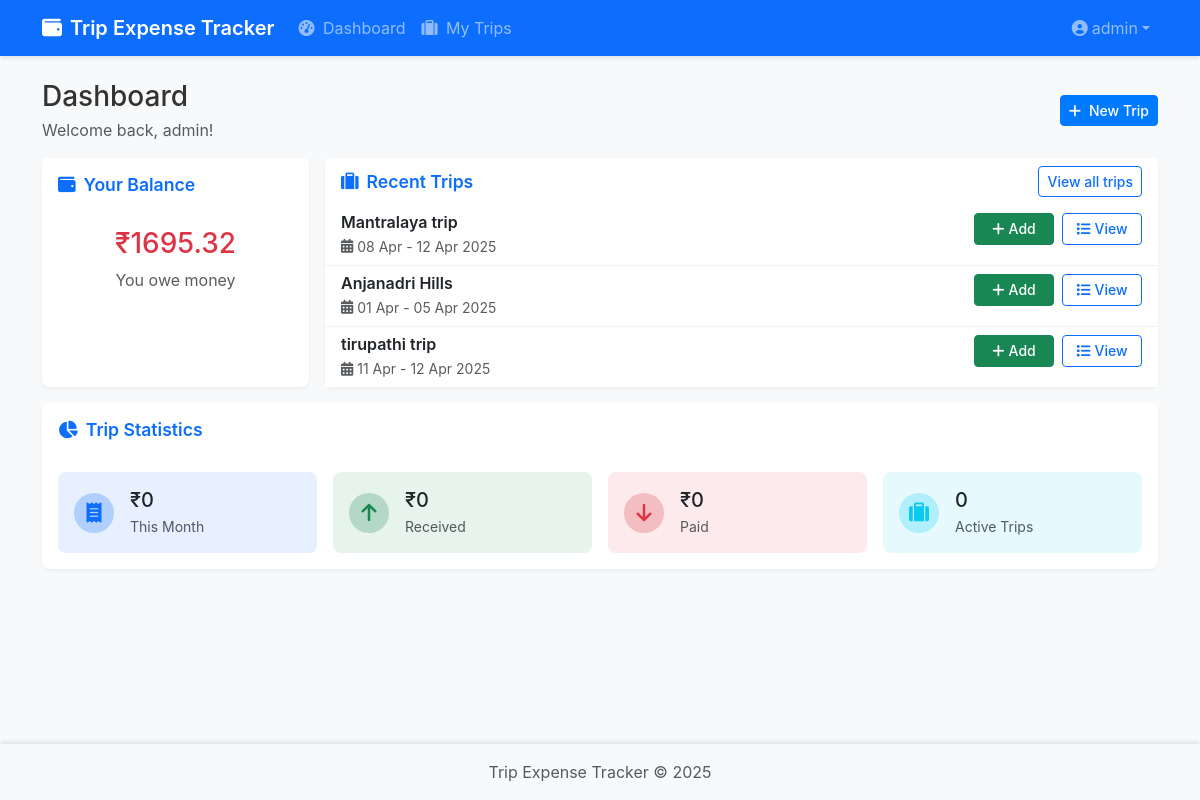
The app's page / (signed in) with its own data.
### expense_tracker/backend/models/user.py (models this page shows, shortened)
class User(UserMixin, db.Model):
    id = db.Column(db.Integer, primary_key=True)
    email = db.Column(db.String(120), unique=True, nullable=False, index=True)
    name = db.Column(db.String(100), nullable=False)
    password_hash = db.Column(db.String(128))
    profile_photo = db.Column(db.String(255), nullable=True)  # Path to profile photo
    bio = db.Column(db.Text, nullable=True)  # Short bio or description
    created_at = db.Column(db.DateTime, default=datetime.utcnow)
    last_seen = db.Column(db.DateTime, default=datetime.utcnow)
    is_admin = db.Column(db.Boolean, default=False)
    trips_created = db.relationship('Trip', backref='admin', lazy='dynamic', foreign_keys='Trip.admin_id')
    def get_trips(self):
        from expense_tracker.backend.models.trip import Trip
        admin_trips = Trip.query.filter_by(admin_id=self.id).all()
        participant_trips = Trip.query.filter(Trip.participants.contains(str(self.id))).all()
        all_trips = list(set(admin_trips + participant_trips))
        return all_trips
    def get_total_balance(self):
        trips = self.get_trips()
        total_balance = 0
        for trip in trips:
            total_balance += trip.calculate_user_balance(self.id)
        return total_balance

### expense_tracker/backend/models/trip.py (models this page shows, shortened)
class Trip(db.Model):
    id = db.Column(db.Integer, primary_key=True)
    name = db.Column(db.String(100), nullable=False)
    description = db.Column(db.Text, nullable=True)
    start_date = db.Column(db.DateTime, nullable=False)
    end_date = db.Column(db.DateTime, nullable=False)
    created_at = db.Column(db.DateTime, default=datetime.utcnow)
    updated_at = db.Column(db.DateTime, default=datetime.utcnow, onupdate=datetime.utcnow)
    admin_id = db.Column(db.Integer, db.ForeignKey('user.id'), nullable=False)
    participants = db.Column(db.Text, nullable=False, default=json.dumps([]))
    unregistered_participants = db.Column(db.Text, nullable=False, default=json.dumps([]))
    advances_json = db.Column(db.Text, default=json.dumps({}))
    general_payments_json = db.Column(db.Text, default=json.dumps([]))
    expenses = db.relationship('Expense', backref='trip', lazy='dynamic', cascade='all, delete-orphan')
    def calculate_user_balance(self, user_id):
        from expense_tracker.backend.models.expense import Expense
        if isinstance(user_id, str) and user_id.startswith('unregistered_'):
            return self.calculate_unregistered_balance(user_id)
        total_paid = sum(expense.amount for expense in
                         Expense.query.filter_by(trip_id=self.id, payer_id=str(user_id)))
        total_paid += self.get_participant_general_payments(user_id)
        advances = self.get_advances()
        advance_amount = advances.get(str(user_id), 0)
        total_paid += advance_amount
        total_share = 0
        for expense in self.expenses:
            shares = expense.get_shares()
            if str(user_id) in shares:
                total_share += shares[str(user_id)]
        return total_paid - total_share
    def get_advances(self):
        if not self.advances_json:
            return {}
        return json.loads(self.advances_json)
    def get_general_payments(self):
        if not self.general_payments_json:
            return []
        return json.loads(self.general_payments_json)
    def get_participant_general_payments(self, participant_id):
        payments = self.get_general_payments()
        total = sum(payment['amount'] for payment in payments
                   if payment['participant_id'] == str(participant_id))
        return total

### expense_tracker/backend/routes/main.py (the view)
@bp.route('/')
def index():
    if current_user.is_authenticated:
        trips = current_user.get_trips()
        recent_trips = sorted(trips, key=lambda t: t.updated_at, reverse=True)[:5]
        total_balance = current_user.get_total_balance()
        return render_template('main/dashboard.html',
                              recent_trips=recent_trips,
                              total_balance=total_balance)
    else:
        return render_template('main/index.html')

### expense_tracker/backend/models/expense.py (called while the page is built)
    def get_shares(self):
        return json.loads(self.shares)

### expense_tracker/backend/templates/main/dashboard.html (shortened to what this page needs)
{% extends "base.html" %}
{% block content %}
<div class="row mb-3">
    <div class="col-12 d-flex justify-content-between align-items-center">
        <div>
            <h1 class="h3 mb-1">Dashboard</h1>
            <p class="text-muted mb-0">Welcome back, {{ current_user.name }}!</p>
    </div>
        <div>
            <a href="{{ url_for('trips.add_trip') }}" class="btn btn-primary btn-sm">
            <i class="fas fa-plus me-2"></i>New Trip
        </a>
        </div>
    </div>
</div>
<div class="row g-3">
    <div class="col-12 col-md-3">
        <div class="card h-100">
            <div class="card-header bg-white border-0">
                <h5 class="card-title mb-0 text-primary">
                    <i class="fas fa-wallet me-2"></i>Your Balance
                </h5>
            </div>
            <div class="card-body text-center">
                {% if total_balance > 0 %}
                <h3 class="text-success mb-2">₹{{ total_balance|round(2) }}</h3>
                <p class="text-muted mb-0">You are owed money</p>
                {% elif total_balance < 0 %}
                <h3 class="text-danger mb-2">₹{{ (total_balance * -1)|round(2) }}</h3>
                <p class="text-muted mb-0">You owe money</p>
                {% else %}
                <h3 class="mb-2">₹0.00</h3>
                <p class="text-muted mb-0">All settled up!</p>
                {% endif %}
            </div>
        </div>
    </div>
    <div class="col-12 col-md-9">
        <div class="card h-100">
            <div class="card-header bg-white border-0 d-flex justify-content-between align-items-center py-2">
                <h5 class="card-title mb-0 text-primary">
                    <i class="fas fa-suitcase me-2"></i>Recent Trips
                </h5>
                <a href="{{ url_for('trips.list_trips') }}" class="btn btn-sm btn-outline-primary">
                    View all trips
                </a>
            </div>
            <div class="card-body p-0">
                {% if recent_trips %}
                <div class="list-group list-group-flush">
                    {% for trip in recent_trips %}
                    <div class="list-group-item py-2">
                        <div class="d-flex justify-content-between align-items-start">
                            <div class="trip-info me-2">
                                <a href="{{ url_for('trips.view_trip', trip_id=trip.id) }}" class="text-decoration-none">
                                    <h6 class="mb-1">{{ trip.name }}</h6>
                                    <div class="d-flex align-items-center text-muted small">
                                        <i class="fas fa-calendar-alt me-1"></i>
                                        {{ trip.start_date.strftime('%d %b') }} - {{ trip.end_date.strftime('%d %b %Y') }}
                                    </div>
                                </a>
                            </div>
                            <div class="trip-actions d-flex gap-2">
                                <a href="{{ url_for('expenses.add_expense', trip_id=trip.id) }}" class="btn btn-success btn-sm d-flex align-items-center">
                                    <i class="fas fa-plus me-1"></i>
                                    <span class="d-none d-md-inline">Add</span>
                                </a>
                                <a href="{{ url_for('expenses.list_expenses', trip_id=trip.id) }}" class="btn btn-outline-primary btn-sm d-flex align-items-center">
                                    <i class="fas fa-list me-1"></i>
                                    <span class="d-none d-md-inline">View</span>
                                </a>
                            </div>
                        </div>
                    </div>
                    {% endfor %}
                </div>
                {% else %}
                <div class="text-center p-4">
                    <p class="mb-0">No trips yet. Start by creating one!</p>
            </div>
            {% endif %}
        </div>
    </div>
</div>
    <div class="col-12">
        <div class="card">
            <div class="card-header bg-white border-0">
                <h5 class="card-title mb-0 text-primary">
                    <i class="fas fa-chart-pie me-2"></i>Trip Statistics
                </h5>
            </div>
            <div class="card-body">
                <div class="row g-3">
                    <div class="col-md-3 col-6">
                        <div class="stat-card bg-primary bg-opacity-10 rounded-3 p-3">
                            <div class="d-flex align-items-center">
                                <div class="stat-icon bg-primary bg-opacity-25 rounded-circle p-3 me-3">
                                    <i class="fas fa-receipt text-primary"></i>
                                </div>
                                <div class="text-start">
                                    <h3 class="h5 mb-1">₹{{ monthly_spent|default(0)|round(2) }}</h3>
                                    <p class="text-muted small mb-0">This Month</p>
                                </div>
                            </div>
                        </div>
                    </div>
                    <div class="col-md-3 col-6">
                        <div class="stat-card bg-success bg-opacity-10 rounded-3 p-3">
                            <div class="d-flex align-items-center">
                                <div class="stat-icon bg-success bg-opacity-25 rounded-circle p-3 me-3">
                                    <i class="fas fa-arrow-up text-success"></i>
                                </div>
                                <div class="text-start">
                                    <h3 class="h5 mb-1">₹{{ monthly_received|default(0)|round(2) }}</h3>
                                    <p class="text-muted small mb-0">Received</p>
                                </div>
                            </div>
                        </div>
                    </div>
                    <div class="col-md-3 col-6">
                        <div class="stat-card bg-danger bg-opacity-10 rounded-3 p-3">
                            <div class="d-flex align-items-center">
                                <div class="stat-icon bg-danger bg-opacity-25 rounded-circle p-3 me-3">
                                    <i class="fas fa-arrow-down text-danger"></i>
                                </div>
                                <div class="text-start">
                                    <h3 class="h5 mb-1">₹{{ monthly_paid|default(0)|round(2) }}</h3>
                                    <p class="text-muted small mb-0">Paid</p>
                                </div>
                            </div>
                        </div>
                    </div>
                    <div class="col-md-3 col-6">
                        <div class="stat-card bg-info bg-opacity-10 rounded-3 p-3">
                            <div class="d-flex align-items-center">
                                <div class="stat-icon bg-info bg-opacity-25 rounded-circle p-3 me-3">
                                    <i class="fas fa-suitcase text-info"></i>
                                </div>
                                <div class="text-start">
                                    <h3 class="h5 mb-1">{{ monthly_trips|default(0) }}</h3>
                                    <p class="text-muted small mb-0">Active Trips</p>
                                </div>
                            </div>
                        </div>
                    </div>
                </div>
            </div>
        </div>
    </div>
</div>
{% endblock %}

### expense_tracker/backend/templates/base.html (shortened to what this page needs)
<!DOCTYPE html>
<html lang="en">
<head>
    <link href="https://cdn.jsdelivr.net/npm/bootstrap@5.3.0-alpha1/dist/css/bootstrap.min.css" rel="stylesheet">
    <link rel="stylesheet" href="https://cdnjs.cloudflare.com/ajax/libs/font-awesome/6.0.0/css/all.min.css">
    <link rel="stylesheet" href="{{ url_for('static', filename='css/style.css') }}">
</head>
<body class="d-flex flex-column min-vh-100">
    <nav class="navbar navbar-expand-lg navbar-dark bg-primary sticky-top">
        <div class="container">
            <a class="navbar-brand d-flex align-items-center" href="{{ url_for('main.index') }}">
                <i class="fas fa-wallet me-2"></i>
                <span class="d-none d-sm-inline">Trip Expense Tracker</span>
            </a>
            <div class="collapse navbar-collapse" id="navbarNav">
                <ul class="navbar-nav me-auto">
                    {% if current_user.is_authenticated %}
                    <li class="nav-item">
                        <a class="nav-link" href="{{ url_for('main.dashboard') }}">
                            <i class="fas fa-tachometer-alt me-1"></i>
                            <span>Dashboard</span>
                        </a>
                    </li>
                    <li class="nav-item">
                        <a class="nav-link" href="{{ url_for('trips.list_trips') }}">
                            <i class="fas fa-suitcase me-1"></i>
                            <span>My Trips</span>
                        </a>
                    </li>
                    {% endif %}
                </ul>
                <ul class="navbar-nav">
                    {% if current_user.is_authenticated %}
                    <li class="nav-item dropdown">
                        <a class="nav-link dropdown-toggle d-flex align-items-center" href="#" id="userDropdown" role="button" data-bs-toggle="dropdown">
                            <i class="fas fa-user-circle me-1"></i>
                            <span class="d-none d-sm-inline">{{ current_user.name }}</span>
                        </a>
                    </li>
                    {% endif %}
                </ul>
            </div>
        </div>
    </nav>
    <main class="flex-shrink-0">
        <div class="container mt-4">
            {% block content %}{% endblock %}
        </div>
    </main>
    <footer class="footer mt-auto py-3 bg-light">
        <div class="container text-center">
            <span class="text-muted">Trip Expense Tracker &copy; 2025</span>
        </div>
    </footer>
</body>
</html>

### expense_tracker/backend/static/css/style.css (style rules this page uses)
:root { --primary-color: #0d6efd; --secondary-color: #6c757d; --success-color: #198754; --danger-color: #dc3545; --warning-color: #ffc107; --info-color: #0dcaf0; --light-color: #f8f9fa; --dark-color: #212529; }
html, body { height: 100%; overflow-x: hidden; }
body { font-family: -apple-system, BlinkMacSystemFont, "Segoe UI", Roboto, "Helvetica Neue", Arial, sans-serif; -webkit-font-smoothing: antialiased; -moz-osx-font-smoothing: grayscale; background-color: #f8f9fa; color: #333; }
.navbar { box-shadow: 0 2px 4px rgba(0,0,0,0.1); }
.navbar-brand { font-weight: 600; }
.card { border: none; box-shadow: 0 2px 4px rgba(0,0,0,0.05); transition: transform 0.2s ease-in-out; border-radius: 0.5rem; background: #fff; }
.card-header { padding: 1rem; background: transparent; border-bottom: 1px solid rgba(0,0,0,0.05); }
.card-header .card-title { font-weight: 600; font-size: 1.1rem; }
.btn { font-weight: 500; padding: 0.5rem 1rem; border-radius: 0.25rem; transition: all 0.2s ease-in-out; }
.btn-sm { padding: 0.25rem 0.5rem; }
.btn-primary { background-color: #007bff; border-color: #007bff; }
.stat-card { height: 100%; transition: transform 0.2s ease; }
.stat-icon { width: 40px; height: 40px; display: flex; align-items: center; justify-content: center; border-radius: 50%; }
.stat-icon i { font-size: 1.25rem; }
.list-group-item { padding: 1rem; border-bottom: 1px solid rgba(0,0,0,0.05); transition: background-color 0.2s ease; }
.list-group-item:last-child { border-bottom: none; }
.list-group-item .trip-info { flex: 1; }
.list-group-item .trip-actions { min-width: fit-content; }
.list-group-item .btn { white-space: nowrap; min-width: 120px; }
.footer { background-color: var(--light-color); padding: 1rem 0; box-shadow: 0 -2px 4px rgba(0,0,0,0.1); }
.trip-info h6 { color: var(--dark-color); font-weight: 600; }
.trip-actions .btn { min-width: 80px; height: 32px; display: inline-flex; align-items: center; justify-content: center; font-size: 0.875rem; }

### records on screen
User: name "admin"
Trip: name "Mantralaya trip", start_date "08 Apr", end_date "12 Apr 2025"
Trip: name "Anjanadri Hills", start_date "01 Apr", end_date "05 Apr 2025"
Trip: name "tirupathi trip", start_date "11 Apr", end_date "12 Apr 2025"

### other values on screen
{{ (total_balance * -1)|round(2) }} "1695.32"
{{ monthly_spent|default(0)|round(2) }} "0"
{{ monthly_received|default(0)|round(2) }} "0"
{{ monthly_paid|default(0)|round(2) }} "0"
{{ monthly_trips|default(0) }} "0"
